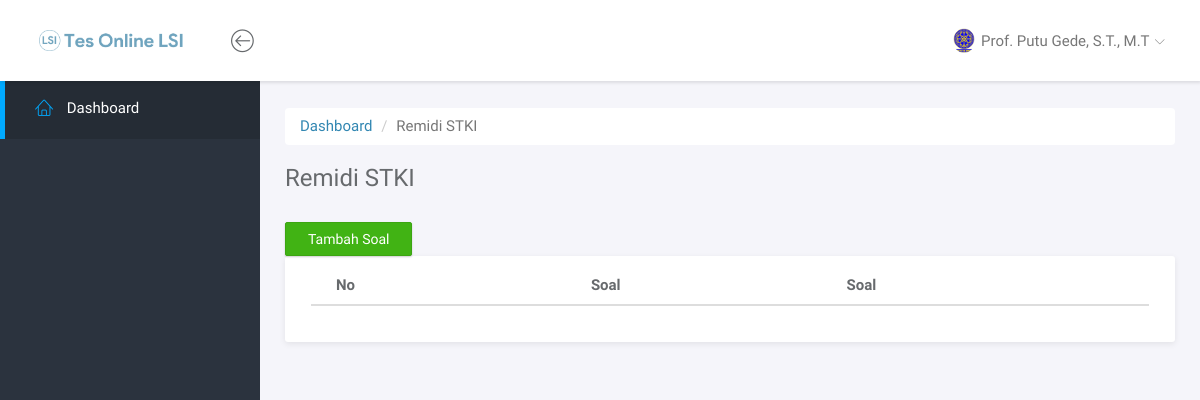
Page /dosen/10 (signed in) on the earlier database version.
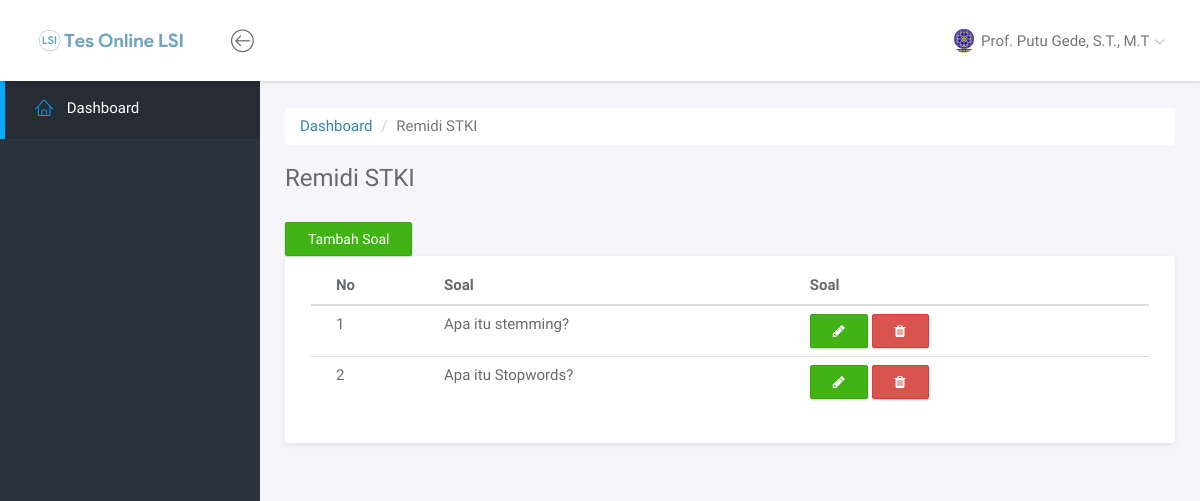
Same page on the later database version.
### tables this page shows
CREATE TABLE `tb_soal` (
  `id_soal` int(10) NOT NULL AUTO_INCREMENT,
  `nomor_soal` int(2) DEFAULT NULL,
  `id_ujian` int(11) DEFAULT NULL,
  `soal` varchar(255) DEFAULT NULL,
  `status` enum('Aktif','Dihapus') DEFAULT NULL,
  PRIMARY KEY (`id_soal`),
  KEY `id_ujian` (`id_ujian`),
  CONSTRAINT `tb_soal_ibfk_1` FOREIGN KEY (`id_ujian`) REFERENCES `tb_ujian` (`id_ujian`)
);

### include/dosen/content_lihat_ujian.php (the view, shortened to what this page needs)
<?php
	$id_ujian = $sluguri;
	$data_ujian = mysqli_query($conn, "SELECT * FROM tb_ujian INNER JOIN tb_dosen ON tb_ujian.`id_dosen`=tb_dosen.`id_dosen` WHERE id_ujian = $id_ujian");
	foreach ($data_ujian as $ujian) {
		$nama_ujian = $ujian['nama_ujian'];
	}
?>
<div class="main">
	<div class="main-content">
		<div class="container-fluid">
			<nav aria-label="breadcrumb" role="navigation">
			  <ol class="breadcrumb" style="background:#fff">
			    <li class="breadcrumb-item"><a href="<?php echo $web_url?>dosen">Dashboard</a></li>
			    <li class="breadcrumb-item active" aria-current="page"><?php echo $nama_ujian;?></li>
			  </ol>
			</nav>
			<h3 class="page-title"><?php echo $nama_ujian;?></h3>
			<a class="btn-success btn" href="<?php echo $web_url."dosen/"."$id_ujian"?>/tambah-soal">Tambah Soal</a><br />
			<div class="panel">
				<div class="panel-body">
					<table class="table">
						<thead>
							<tr>
								<th>No</th>
								<th>Soal</th>
								<th>Soal</th>
							</tr>
						</thead>
						<tbody>
							<?php
								$semua_soal = mysqli_query($conn, "SELECT * FROM tb_soal WHERE id_ujian = $id_ujian AND status!='Dihapus' ORDER BY nomor_soal");
								foreach ($semua_soal as $soal) {
							?>
							<tr>
								<td><?php echo $soal['nomor_soal']?></td>
								<td><?php echo $soal['soal']?></td>
								<td>
									<a title="Edit Soal" href="#" data-toggle="modal" data-target="#editSoalModal<?php echo $soal['id_soal'] ?>" class="btn btn-success"><i class="fa fa-pencil"></i></a>
									<a title="Hapus Ujian" href="#" data-toggle="modal" data-target="#nilaiModal<?php echo $soal['id_soal'] ?>" class="btn btn-danger"><i class="fa fa-trash"></i></a>
								</td>
							</tr>
							<?php
								}
							?>
						</tbody>
					</table>
				</div>
			</div>
		</div>
	</div>
</div>

Differences in the rows shown:
now on this page (row edited): tb_soal: nomor_soal "1", soal "Apa itu stemming?"
now on this page (row edited): tb_soal: nomor_soal "2", soal "Apa itu Stopwords?"
